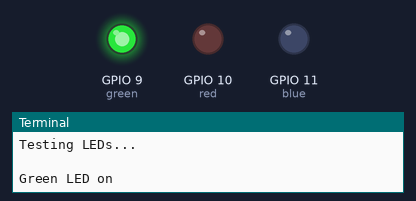
A program run on a simulated Raspberry Pi (BCM pin numbers). Parts: output pins drawn as LEDs (lit = HIGH), the last lines printed to the terminal. At 6.0 s the program stops and its outputs stay as they are.

Above: at 0.1 s.
At 2.1 s:
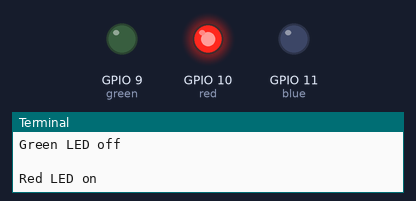
At 4.1 s:
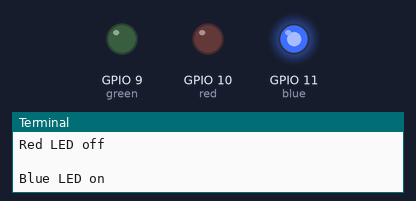
At 6.1 s:
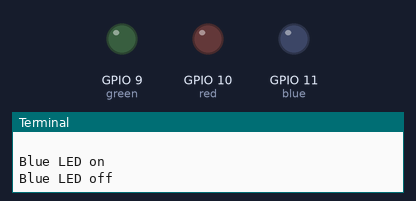
Timing chart, 0 to 7.5 s (numbered marks = the images above):
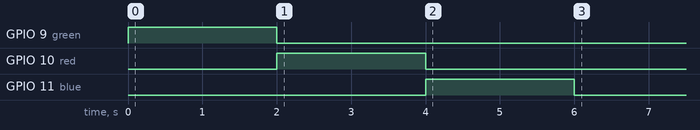

Measured:
- by itself, GPIO 9 (green): LOW → HIGH at 0.00 s, → LOW 2.0 s later
- by itself, GPIO 10 (red): LOW → HIGH at 2.0 s, → LOW 2.0 s later
- by itself, GPIO 11 (blue): LOW → HIGH at 4.0 s, → LOW 2.0 s later

The program:

led.py
```python
import time
from time import sleep
import os
import RPi.GPIO as GPIO

GPIO.setmode (GPIO.BCM) #BCM uses the GPIO numbers while BOARD uses the actual pin number
GPIO.setwarnings (False)

red = 10
green = 9
blue = 11

GPIO.setup(red,GPIO.OUT)
GPIO.setup(green,GPIO.OUT)
GPIO.setup(blue,GPIO.OUT)

print "Testing LEDs..."
print ""

print "Green LED on"
GPIO.output(green,GPIO.HIGH)
time.sleep(2)
print "Green LED off"
GPIO.output(green,GPIO.LOW)

print ""
print "Red LED on"
GPIO.output(red,GPIO.HIGH)
time.sleep(2)
print "Red LED off"
GPIO.output(red,GPIO.LOW)

print ""
print "Blue LED on"
GPIO.output(blue,GPIO.HIGH)
time.sleep(2)
print "Blue LED off"
GPIO.output(blue,GPIO.LOW)

GPIO.cleanup()
```
